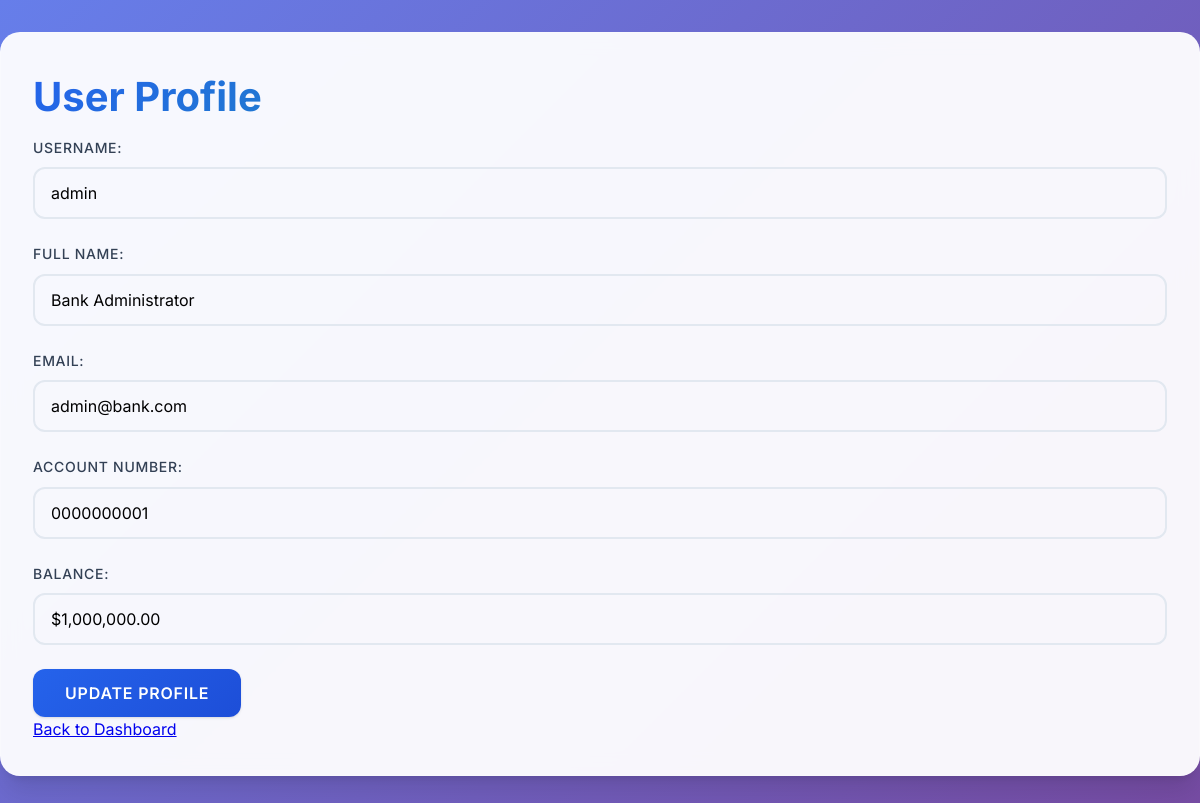
The app's page /profile.php (signed in) with its own data.
### tables this page shows
CREATE TABLE users (
    id INT AUTO_INCREMENT PRIMARY KEY,
    username VARCHAR(50) NOT NULL,
    password VARCHAR(255) NOT NULL,  
    email VARCHAR(100) NOT NULL,
    full_name VARCHAR(100) NOT NULL,
    account_number VARCHAR(20) NOT NULL,
    balance DECIMAL(10,2) DEFAULT 0.00,
    created_at TIMESTAMP DEFAULT CURRENT_TIMESTAMP,
    is_admin TINYINT(1) DEFAULT 0
);

### profile.php (the view, shortened to what this page needs)
<?php
include 'config.php';
$user_id = $_SESSION['user_id'] ?? null;
$sql = "SELECT * FROM users WHERE id = $user_id";
$result = $conn->query($sql);
$user = $result->fetch_assoc();
?>
<!DOCTYPE html>
<html>
<head>
    <link rel="stylesheet" href="style.css">
</head>
<body>
    <div class="container">
        <h1>User Profile</h1>
        <form method="POST" action="">
            <div class="form-group">
                <label>Username:</label>
                <input type="text" value="<?php echo $user['username']; ?>" readonly>
            </div>
            <div class="form-group">
                <label>Full Name:</label>
                <input type="text" name="full_name" value="<?php echo $user['full_name']; ?>" required>
            </div>
            <div class="form-group">
                <label>Email:</label>
                <input type="email" name="email" value="<?php echo $user['email']; ?>" required>
            </div>
            <div class="form-group">
                <label>Account Number:</label>
                <input type="text" value="<?php echo $user['account_number']; ?>" readonly>
            </div>
            <div class="form-group">
                <label>Balance:</label>
                <input type="text" value="$<?php echo number_format($user['balance'], 2); ?>" readonly>
            </div>
            <button type="submit">Update Profile</button>
        </form>
        <p><a href="dashboard.php">Back to Dashboard</a></p>
    </div>
</body>
</html>

### style.css (style rules this page uses)
* { margin: 0; padding: 0; box-sizing: border-box; }
:root { --primary-color: #2563eb; --primary-dark: #1d4ed8; --secondary-color: #10b981; --danger-color: #ef4444; --warning-color: #f59e0b; --success-color: #10b981; --info-color: #3b82f6; --dark-color: #1f2937; --light-color: #f8fafc; --gray-100: #f1f5f9; --gray-200: #e2e8f0; --gray-300: #cbd5e1; --gray-400: #94a3b8; --gray-500: #64748b; --gray-600: #475569; --gray-700: #334155; --gray-800: #1e293b; --gray-900: #0f172a; --shadow-sm: 0 1px 2px 0 rgb(0 0 0 / 0.05); --shadow: 0 1px 3px 0 rgb(0 0 0 / 0.1), 0 1px 2px -1px rgb(0 0 0 / 0.1); --shadow-md: 0 4px 6px -1px rgb(0 0 0 / 0.1), 0 2px 4px -2px rgb(0 0 0 / 0.1); --shadow-lg: 0 10px 15px -3px rgb(0 0 0 / 0.1), 0 4px 6px -4px rgb(0 0 0 / 0.1); --shadow-xl: 0 20px 25px -5px rgb(0 0 0 / 0.1), 0 8px 10px -6px rgb(0 0 0 / 0.1); }
body { font-family: 'Inter', -apple-system, BlinkMacSystemFont, 'Segoe UI', Roboto, sans-serif; background: linear-gradient(135deg, #667eea 0%, #764ba2 100%); min-height: 100vh; color: var(--gray-800); line-height: 1.6; }
.container { max-width: 1200px; margin: 0 auto; padding: 2rem; background: rgba(255, 255, 255, 0.95); backdrop-filter: blur(10px); border-radius: 20px; box-shadow: var(--shadow-xl); margin-top: 2rem; margin-bottom: 2rem; border: 1px solid rgba(255, 255, 255, 0.2); }
h1 { font-size: 2.5rem; font-weight: 700; color: var(--dark-color); margin-bottom: 0.5rem; background: linear-gradient(135deg, var(--primary-color), var(--secondary-color)); -webkit-background-clip: text; -webkit-text-fill-color: transparent; background-clip: text; }
.form-group { margin-bottom: 1.5rem; }
label { display: block; margin-bottom: 0.5rem; font-weight: 500; color: var(--gray-700); font-size: 0.875rem; text-transform: uppercase; letter-spacing: 0.05em; }
input[type="text"], input[type="password"], input[type="email"], input[type="number"] { width: 100%; padding: 0.875rem 1rem; border: 2px solid var(--gray-200); border-radius: 12px; font-size: 1rem; transition: all 0.3s ease; background: var(--gray-50); font-family: inherit; }
button { background: linear-gradient(135deg, var(--primary-color), var(--primary-dark)); color: white; padding: 0.875rem 2rem; border: none; border-radius: 12px; cursor: pointer; font-size: 1rem; font-weight: 600; transition: all 0.3s ease; box-shadow: var(--shadow); font-family: inherit; text-transform: uppercase; letter-spacing: 0.05em; }
.form-group input::placeholder { color: var(--gray-400); font-style: italic; }

### records on screen
users: username "admin", full_name "Bank Administrator", email "admin@bank.com", account_number "0000000001", balance "$1,000,000.00"
